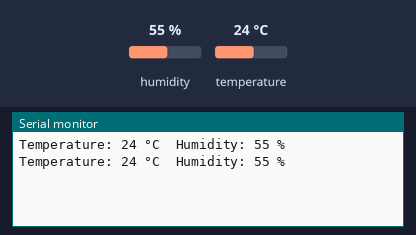
The sketch below on a simulated Arduino Mega 2560, built with avr-gcc and run on an emulated ATmega2560. Shown: the last lines printed to the serial monitor. The inputs (shaded band) are chosen by the test bench; at power-on: humidity 55 %, temperature 24 °C.

Above: at 1.3 s.
1.4 s: humidity set to 22 %
At 2.0 s:
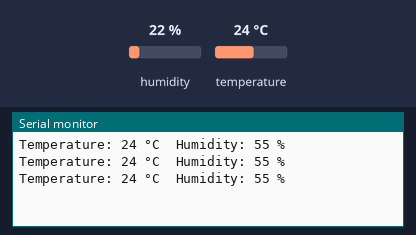
2.9 s: temperature set to 12 °C
At 3.6 s:
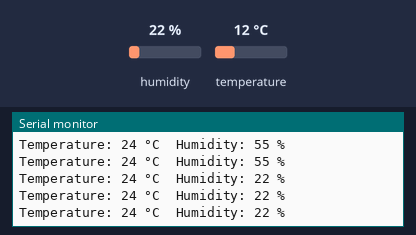
4.4 s: humidity set to 40 %
At 5.1 s:
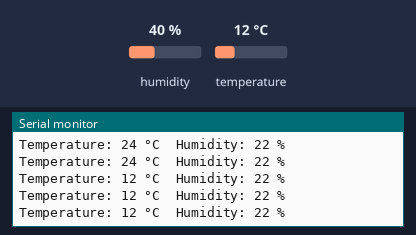
Timing chart, 0 to 7.4 s (numbered marks = the images above; inputs shaded):
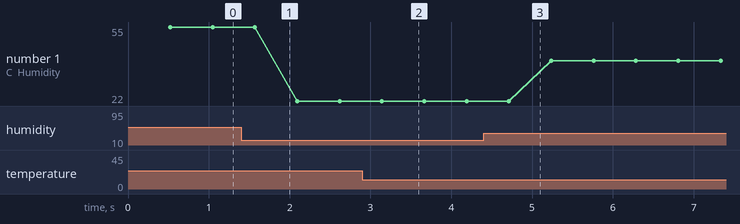

The sketch:

temperature.ino
```cpp
#include <DHT11.h>

DHT11 dht11(7);

void setup() {
    Serial.begin(9600);
    Serial1.begin(9600);

}

void loop() {
    int temperature = 0;
    int humidity = 0;

    int result = dht11.readTemperatureHumidity(temperature, humidity);

    if (result == 0) {
        Serial.print("Temperature: ");
        Serial.print(temperature);
        Serial.print(" °C\tHumidity: ");
        Serial.print(humidity);
        Serial.println(" %");
        Serial1.println(temperature);
    } else {
        Serial.println(DHT11::getErrorString(result));
    }
}
```

Measured:
- plotted number 1: 55 → 22 after the input at 1.4 s, 22 → 40 after the input at 4.4 s
